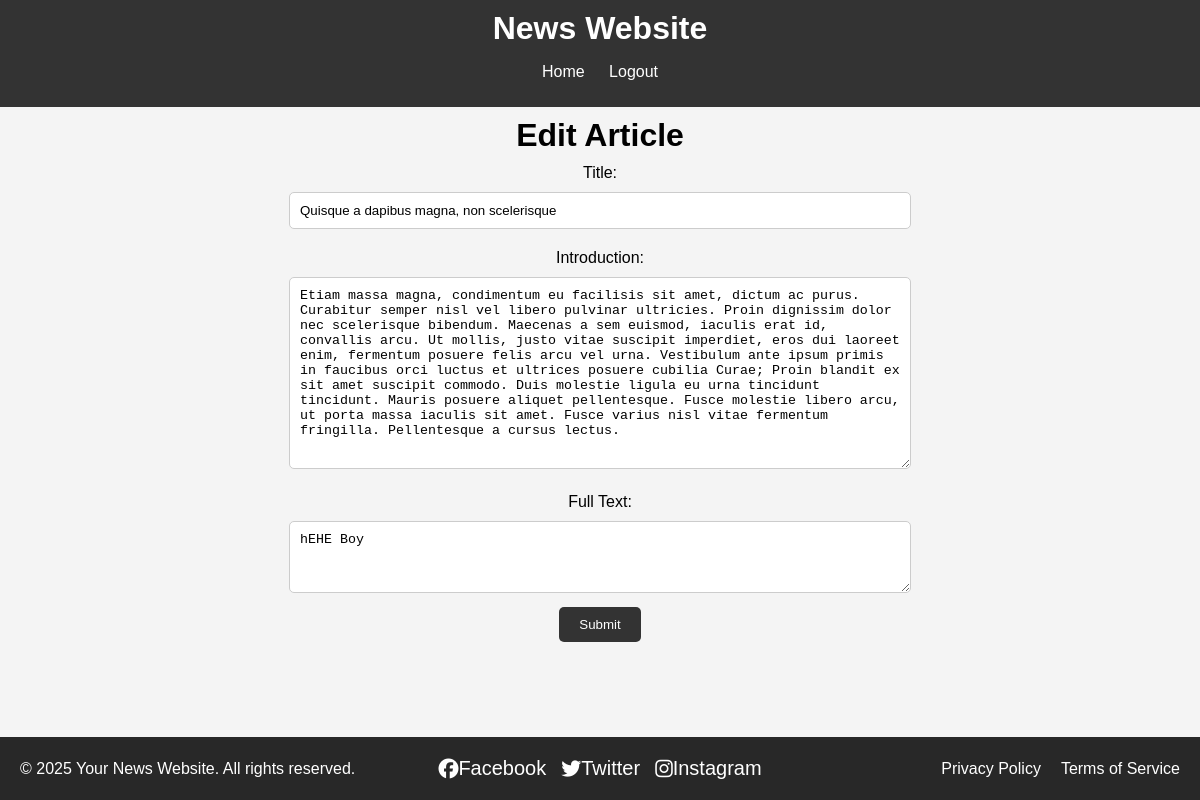
The page /pages/edit_article.php?id=4 (signed in) on the database as committed earlier.
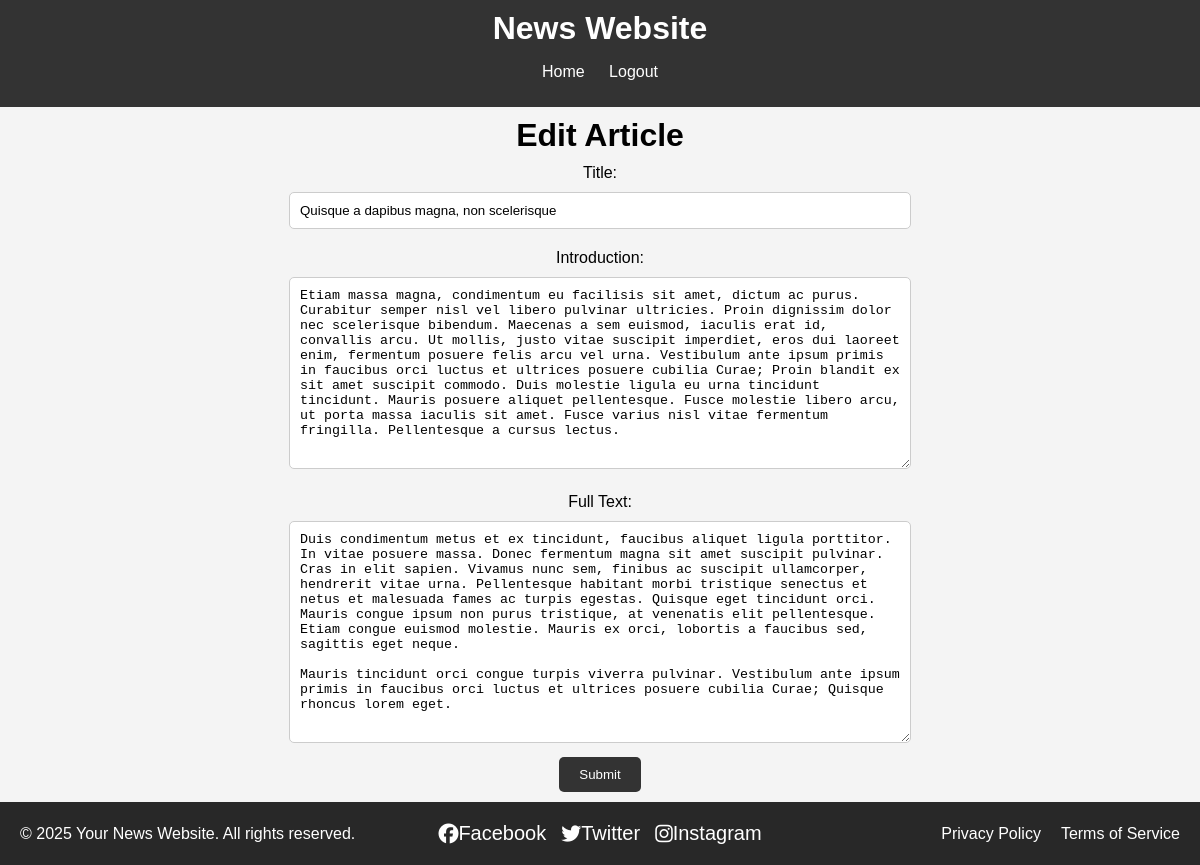
The same page on the database as committed later.
### tables this page shows
CREATE TABLE news (
  id INTEGER PRIMARY KEY,            -- article id
  title VARCHAR,                     -- title of the article
  published INTEGER,                 -- date when the article was published in epoch format
  tags VARCHAR,                      -- comma separated tags
  username VARCHAR REFERENCES users, -- user that wrote the article
  introduction VARCHAR,              -- a introductory paragraph
  fulltext VARCHAR                   -- the rest of the text
);

### database/news.php (called while the page is built, shortened)
<?php
    function getArticleById($db, $id) {
        $stmt = $db->prepare('SELECT news.*, users.name FROM news JOIN users USING (username) WHERE news.id = ?');
        $stmt->execute(array($id));
        return $stmt->fetch();
    }
?>

### pages/edit_article.php (the view, shortened to what this page needs)
<?php
    require_once('../templates/common.php');
    require_once('../database/connection.php');
    require_once('../database/news.php');
    $db = getDatabaseConnection();
    $article = getArticleById($db, $_GET['id']);
?>
<!DOCTYPE html>
<html>
    <head>
    </head>
    <body>
        <?php output_header(); ?>
        <main>
            <h1 class="forms">Edit Article</h1>
            <form class="forms" action="../actions/action_edit_news.php" method="post">
                <label for="title">Title:</label>
                <input type="text" id="title" name="title" value="<?=htmlspecialchars($article['title'])?>" required><br>
                <label for="introduction">Introduction:</label>
                <textarea id="introduction" name="introduction" required><?=htmlspecialchars($article['introduction'])?></textarea><br>
                <label for="fulltext">Full Text:</label>
                <textarea id="fulltext" name="fulltext" required><?=htmlspecialchars($article['fulltext'])?></textarea><br>
                <button type="submit">Submit</button>
            </form>
        </main>
        <?php output_footer(); ?>
    </body>
</html>

### templates/common.php (shortened to what this page needs)
<?php
    function output_header() { ?>
        <!DOCTYPE html>
        <html>
        <head>
            <link rel="stylesheet" href="../styles/style.css">
        </head>
        <body>
        <header>
            <h1>News Website</h1>
            <nav>
                <ul>
                    <li><a href="index.php">Home</a></li>
                    <?php if (isset($_SESSION['username'])) { ?>
                        <li><a href="../actions/action_logout.php">Logout</a></li>
                    <?php } else { ?>
                        <li><a href="login.php">Login</a></li>
                    <?php } ?>
                </ul>
            </nav>
        </header>
    <?php }
    function output_footer() { ?>
        <footer>
            <div class="footer-container">
                <div class="footer-content">
                    <div class="footer-text">
                        <p>&copy; <?php echo date("Y"); ?> Your News Website. All rights reserved.</p>
                    </div>
                    <div class="footer-social">
                        <a href="https://www.facebook.com" target="_blank" class="social-link">
                            <i class="fab fa-facebook"></i> Facebook
                        </a>
                        <a href="https://www.twitter.com" target="_blank" class="social-link">
                            <i class="fab fa-twitter"></i> Twitter
                        </a>
                        <a href="https://www.instagram.com" target="_blank" class="social-link">
                            <i class="fab fa-instagram"></i> Instagram
                        </a>
                    </div>
                    <div class="footer-links">
                        <a href="#privacy-policy" class="footer-link">Privacy Policy</a>
                        <a href="#terms-of-service" class="footer-link">Terms of Service</a>
                    </div>
                </div>
            </div>
        </footer>
        </body>
        </html>
    <?php }
?>

### styles/style.css (style rules this page uses)
html, body { height: 100%; margin: 0; display: flex; flex-direction: column; }
main { flex: 1; }
body { font-family: Arial, sans-serif; padding: 0; background-color: #f4f4f4; }
header { background-color: #333; color: white; padding: 10px 0; text-align: center; }
header h1 { margin: 0; }
header nav ul { list-style: none; padding: 0; }
header nav ul li { display: inline; margin: 0 10px; }
header nav ul li a { color: white; text-decoration: none; }
.forms { text-align: center; width: 100%; margin: 10px 0; }
form label { display: block; margin: 10px 0 5px; }
form input[type="text"], form input[type="password"], form textarea { width: 50%; padding: 10px; margin: 5px 0 10px; border: 1px solid #ccc; border-radius: 5px; }
form button { background-color: #333; color: white; padding: 10px 20px; border: none; border-radius: 5px; cursor: pointer; }
footer { background-color: #282828; color: #fff; padding: 20px 0; text-align: center; flex-shrink: 0; }
.footer-container { max-width: 1200px; margin: 0 auto; padding: 0 20px; }
.footer-content { display: flex; justify-content: space-between; align-items: center; flex-direction: row; gap: 0; text-align: left; }
.footer-text { flex: 1; text-align: left; }
.footer-text p { margin: 0; }
.footer-social { flex: 1; display: flex; justify-content: center; gap: 15px; }
.social-link { color: #fff; text-decoration: none; font-size: 20px; display: flex; align-items: center; }
.footer-links { flex: 1; display: flex; justify-content: flex-end; gap: 20px; }
.footer-link { color: #fff; text-decoration: none; }

Rows that differ between the two databases and show on the page:
changed news "Quisque a dapibus magna, non scelerisque": fulltext "hEHE Boy" → "Duis condimentum metus et ex tincidunt, faucibus aliquet ligula porttitor. In vitae posuere massa. Donec fermentum magna sit amet suscipit pulvinar. Cras in elit sapien. Vivamus nunc sem, finibus ac suscipit ullamcorper, hendrerit vitae urna. Pellentesque habitant morbi tristique senectus et netus et malesuada fames ac turpis egestas. Quisque eget tincidunt orci. Mauris congue ipsum non purus tristique, at venenatis elit pellentesque. Etiam congue euismod molestie. Mauris ex orci, lobortis a faucibus sed, sagittis eget neque. Mauris tincidunt orci congue turpis viverra pulvinar. Vestibulum ante ipsum primis in faucibus orci luctus et ultrices posuere cubilia Curae; Quisque rhoncus lorem…"
